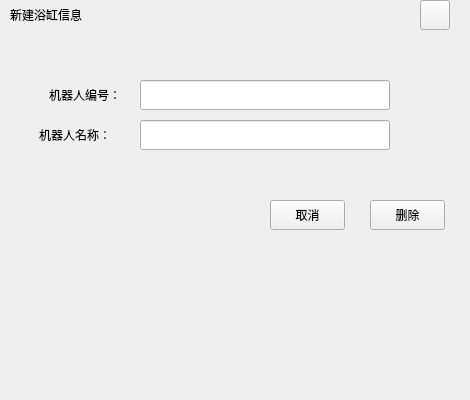
<?xml version="1.0" encoding="UTF-8"?>
<ui version="4.0">
 <class>RobotDele</class>
 <widget class="QWidget" name="RobotDele">
  <property name="geometry">
   <rect>
    <x>0</x>
    <y>0</y>
    <width>470</width>
    <height>400</height>
   </rect>
  </property>
  <property name="windowTitle">
   <string>Form</string>
  </property>
  <widget class="QLabel" name="InerLab">
   <property name="geometry">
    <rect>
     <x>50</x>
     <y>80</y>
     <width>401</width>
     <height>231</height>
    </rect>
   </property>
   <property name="styleSheet">
    <string notr="true"/>
   </property>
   <property name="text">
    <string/>
   </property>
  </widget>
  <widget class="QLabel" name="UserLab_3">
   <property name="geometry">
    <rect>
     <x>49</x>
     <y>80</y>
     <width>91</width>
     <height>30</height>
    </rect>
   </property>
   <property name="text">
    <string>机器人编号：</string>
   </property>
  </widget>
  <widget class="QPushButton" name="DeleBtn">
   <property name="geometry">
    <rect>
     <x>370</x>
     <y>200</y>
     <width>75</width>
     <height>30</height>
    </rect>
   </property>
   <property name="text">
    <string>删除</string>
   </property>
  </widget>
  <widget class="QLabel" name="label">
   <property name="geometry">
    <rect>
     <x>10</x>
     <y>0</y>
     <width>151</width>
     <height>30</height>
    </rect>
   </property>
   <property name="text">
    <string>新建浴缸信息</string>
   </property>
  </widget>
  <widget class="QPushButton" name="CancleBtn">
   <property name="geometry">
    <rect>
     <x>270</x>
     <y>200</y>
     <width>75</width>
     <height>30</height>
    </rect>
   </property>
   <property name="text">
    <string>取消</string>
   </property>
  </widget>
  <widget class="QLabel" name="TitleLab">
   <property name="geometry">
    <rect>
     <x>0</x>
     <y>10</y>
     <width>461</width>
     <height>31</height>
    </rect>
   </property>
   <property name="text">
    <string/>
   </property>
  </widget>
  <widget class="QLineEdit" name="RobotName">
   <property name="geometry">
    <rect>
     <x>140</x>
     <y>120</y>
     <width>250</width>
     <height>30</height>
    </rect>
   </property>
  </widget>
  <widget class="QLabel" name="UserLab_1">
   <property name="geometry">
    <rect>
     <x>39</x>
     <y>120</y>
     <width>101</width>
     <height>30</height>
    </rect>
   </property>
   <property name="text">
    <string>机器人名称：</string>
   </property>
  </widget>
  <widget class="QPushButton" name="CloseBtn">
   <property name="geometry">
    <rect>
     <x>420</x>
     <y>0</y>
     <width>30</width>
     <height>30</height>
    </rect>
   </property>
   <property name="text">
    <string/>
   </property>
  </widget>
  <widget class="QLineEdit" name="RobotID">
   <property name="geometry">
    <rect>
     <x>140</x>
     <y>80</y>
     <width>250</width>
     <height>30</height>
    </rect>
   </property>
  </widget>
  <zorder>InerLab</zorder>
  <zorder>TitleLab</zorder>
  <zorder>UserLab_3</zorder>
  <zorder>DeleBtn</zorder>
  <zorder>label</zorder>
  <zorder>CancleBtn</zorder>
  <zorder>RobotName</zorder>
  <zorder>UserLab_1</zorder>
  <zorder>CloseBtn</zorder>
  <zorder>RobotID</zorder>
 </widget>
 <resources/>
 <connections/>
</ui>
